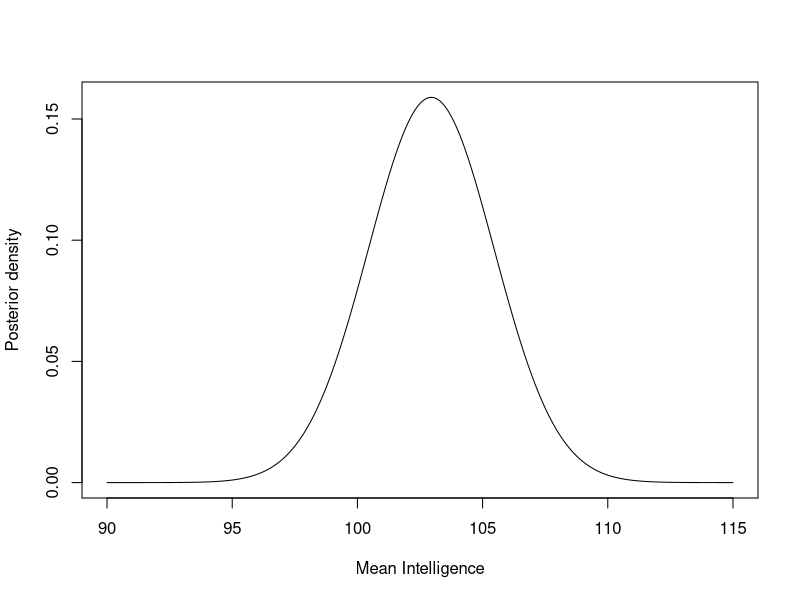
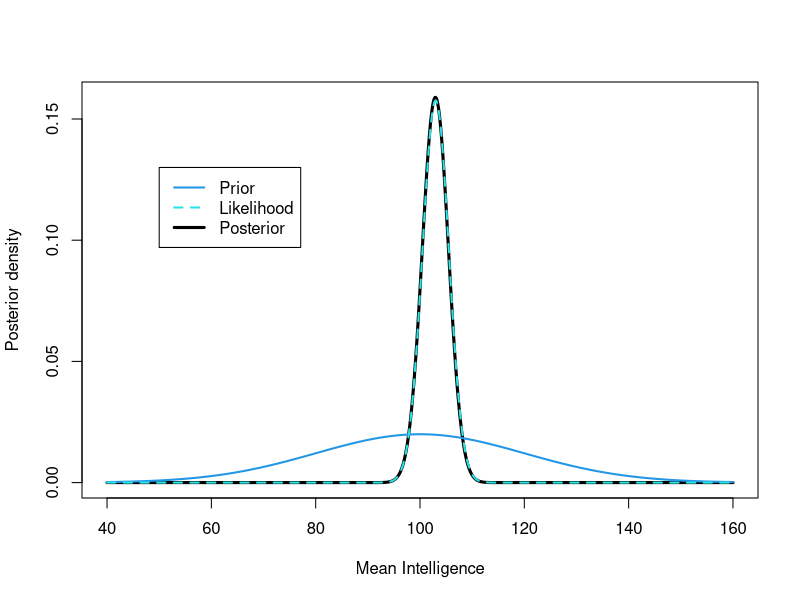
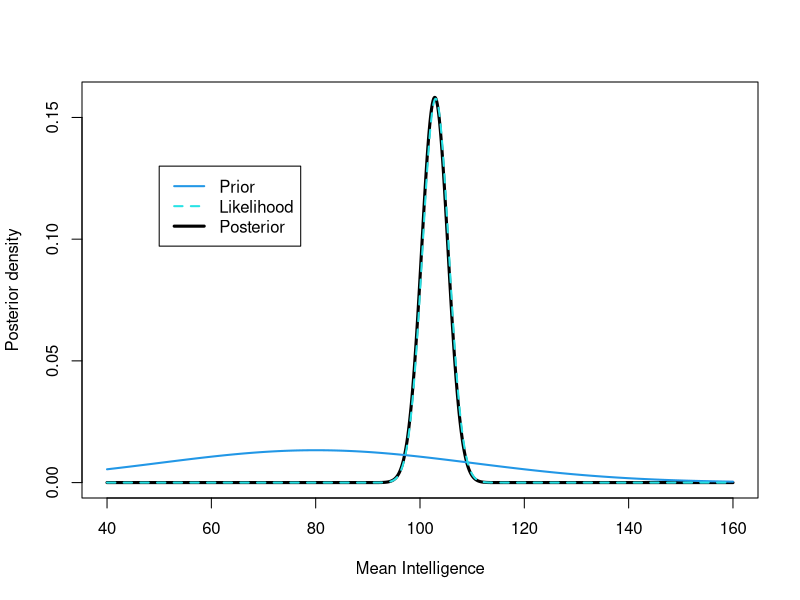

Generate these figures, in order, with R:
x <- seq(90,115,.1)



plot(x,dnorm(x,102.95,sqrt(6.3)),type="l",xlab="Mean Intelligence",ylab="Posterior density")
#dev.off()


#postscript("Bayes8b.eps",horiz=F)
x <- seq(40,160,.1)
plot(x,dnorm(x,102.95,sqrt(6.3)),type="l",xlab="Mean Intelligence",ylab="Posterior density",lwd=3)
lines(x,dnorm(x,100,20),col=4,lwd=2)
lines(x,dnorm(x,103,8/sqrt(10)),col=5,lwd=2,lty=2)
legend(50,.13,c("Prior","Likelihood","Posterior"),lty=c(1,2,1),col=c(4,5,1),lwd=c(2,2,3))
dev.off()


x <- seq(40,160,.1)
theta <- 80
tau <- 30
x.bar <- 103
se <- 8/sqrt(10)
omega <- se^2/(tau^2+se^2)
post.mean <- omega*theta + (1-omega)*x.bar
post.sd <- sqrt((1-omega)*se^2)
plot(x,dnorm(x,post.mean,post.sd),type="l",xlab="Mean Intelligence",ylab="Posterior density",lwd=3)
lines(x,dnorm(x,theta,tau),col=4,lwd=2)
lines(x,dnorm(x,x.bar,se),col=5,lwd=2,lty=2)
legend(50,.13,c("Prior","Likelihood","Posterior"),lty=c(1,2,1),col=c(4,5,1),lwd=c(2,2,3))

